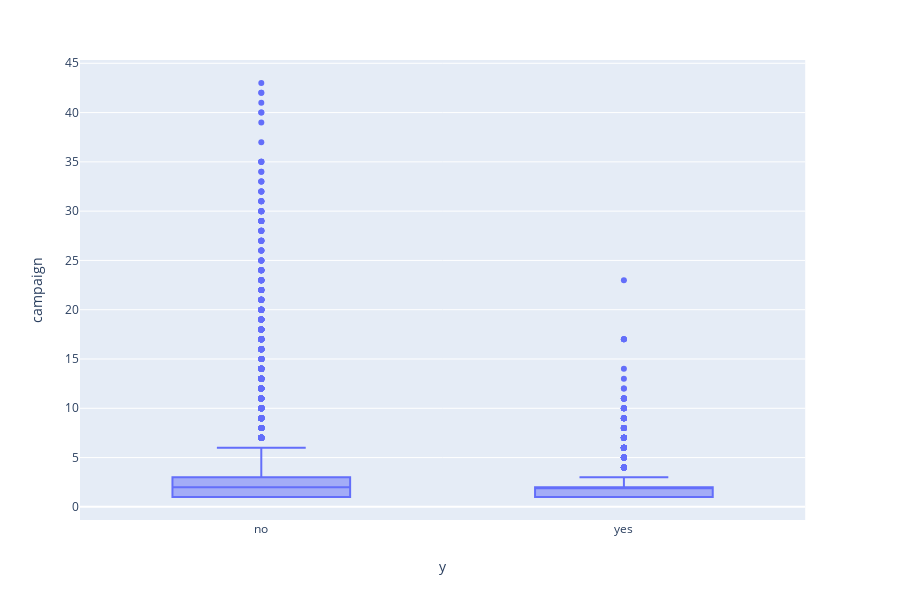

The cell this chart's notebook holds for it:
### Markdown cell above
#### Subscription and number of contacts performed during this campaign

### Code cell
fig_campaign = px.box(bank_mkt_3, y="campaign",x= "y")
fig_campaign.show()

### Figure 1 — Plotly figure (JSON) as saved in the notebook; plotly's stock layout.template omitted (floating-point values rounded to 4 significant figures; data arrays with more than 128 entries replaced by an {"elided": "..."} marker saying what was removed)
{"data": [{"alignmentgroup": "True", "hoverlabel": {"namelength": 0}, "hovertemplate": "y=%{x}<br>campaign=%{y}", "legendgroup": "", "marker": {"color": "#636efa"}, "name": "", "notched": false, "offsetgroup": "", "orientation": "v", "showlegend": false, "type": "box", "x": {"elided": "30478 str values"}, "x0": " ", "xaxis": "x", "y": {"elided": "30478 int values"}, "y0": " ", "yaxis": "y"}], "layout": {"boxmode": "group", "height": 600, "legend": {"tracegroupgap": 0}, "margin": {"t": 60}, "xaxis": {"anchor": "y", "domain": [0, 0.98], "title": {"text": "y"}}, "yaxis": {"anchor": "x", "domain": [0, 1], "title": {"text": "campaign"}}}}
